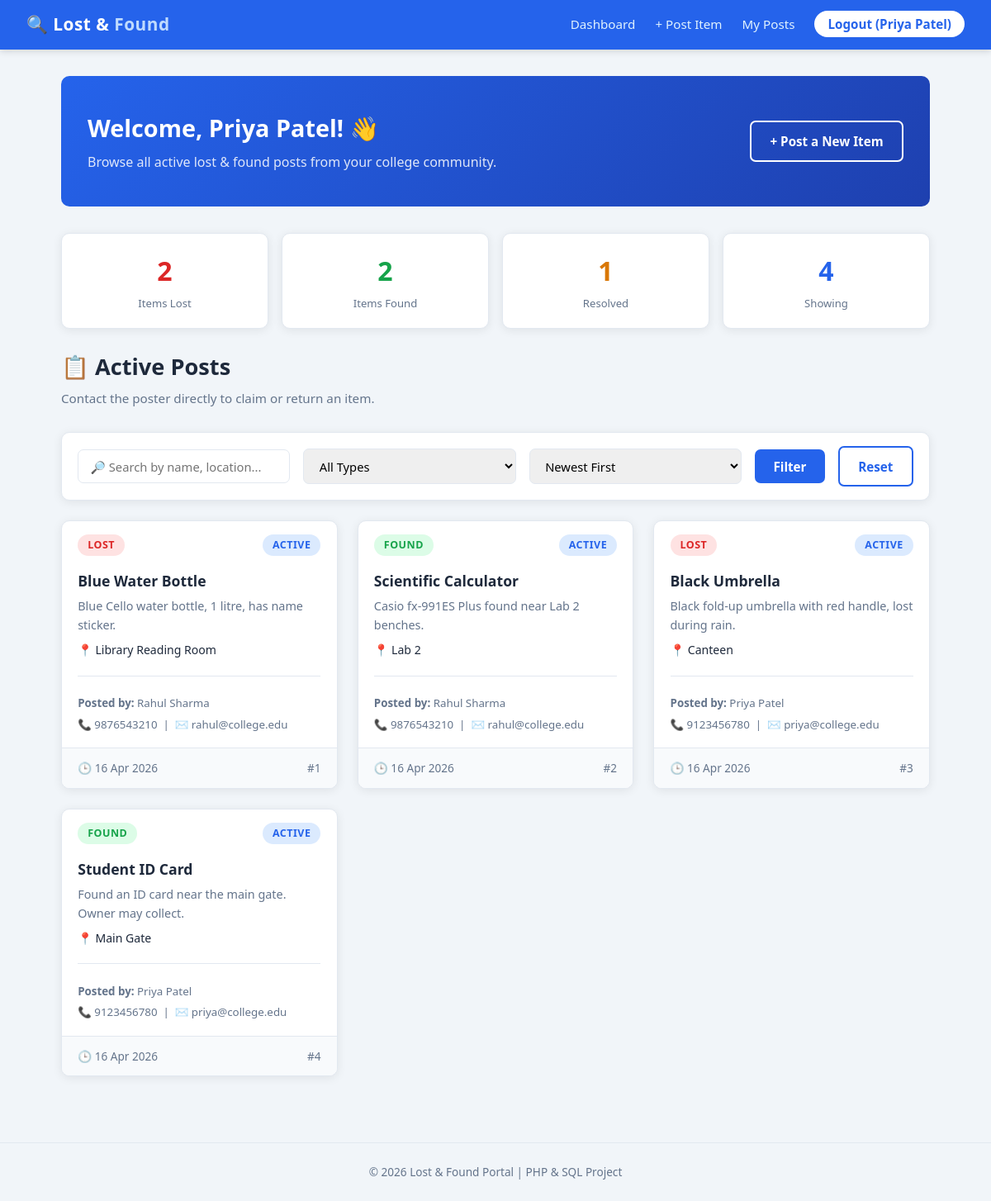
The app's page /dashboard.php (signed in) with its own data.
### tables this page shows
CREATE TABLE `items` (
  `item_id` int(11) NOT NULL,
  `user_id` int(11) NOT NULL,
  `post_type` enum('Lost','Found') NOT NULL,
  `item_name` varchar(150) NOT NULL,
  `description` text NOT NULL,
  `location` varchar(200) NOT NULL,
  `image_path` varchar(255) DEFAULT NULL,
  `status` enum('Active','Resolved') DEFAULT 'Active',
  `posted_at` datetime DEFAULT current_timestamp()
);

CREATE TABLE `users` (
  `user_id` int(11) NOT NULL,
  `name` varchar(100) NOT NULL,
  `email` varchar(150) NOT NULL,
  `password` varchar(255) NOT NULL,
  `contact_no` varchar(15) NOT NULL,
  `created_at` datetime DEFAULT current_timestamp()
);

### dashboard.php (the view, shortened to what this page needs)
<?php
require_once "includes/config.php";
$search = isset($_GET['search']) ? trim($_GET['search']) : "";
$filter = isset($_GET['filter']) ? trim($_GET['filter']) : "All";
$sort   = isset($_GET['sort'])   ? trim($_GET['sort'])   : "newest";
$sql_stats = "SELECT
    SUM(post_type = 'Lost'  AND status = 'Active')   AS lost_count,
    SUM(post_type = 'Found' AND status = 'Active')   AS found_count,
    SUM(status = 'Resolved')                          AS resolved_count
FROM items";
$result_stats = mysqli_query($link, $sql_stats);
$stats = mysqli_fetch_assoc($result_stats);
$sql = "SELECT
            i.item_id,
            i.post_type,
            i.item_name,
            i.description,
            i.location,
            i.image_path,
            i.status,
            i.posted_at,
            u.name       AS poster_name,
            u.contact_no AS poster_contact,
            u.email      AS poster_email
        FROM items i
        INNER JOIN users u ON i.user_id = u.user_id
        WHERE i.status = 'Active'";
if ($sort === "oldest") {
    $sql .= " ORDER BY i.posted_at ASC";
} else {
    $sql .= " ORDER BY i.posted_at DESC";
}
$items = array();
if ($stmt = mysqli_prepare($link, $sql)) {
    if (mysqli_stmt_execute($stmt)) {
        $result = mysqli_stmt_get_result($stmt);
        while ($row = mysqli_fetch_assoc($result)) {
            $items[] = $row;
        }
    }
}
?>
<!DOCTYPE html>
<html lang="en">
<head>
    <link rel="stylesheet" href="css/style.css">
</head>
<body>
<nav>
    <a class="brand" href="dashboard.php">🔍 Lost &amp; <span>Found</span></a>
    <ul>
        <li><a href="dashboard.php">Dashboard</a></li>
        <li><a href="post_item.php">+ Post Item</a></li>
        <li><a href="my_posts.php">My Posts</a></li>
        <li><a href="logout.php" class="btn-nav">Logout (<?php echo $_SESSION['user_name']; ?>)</a></li>
    </ul>
</nav>
<div class="container">
    <div class="hero">
        <div>
            <h1>Welcome, <?php echo $_SESSION['user_name']; ?>! 👋</h1>
            <p>Browse all active lost &amp; found posts from your college community.</p>
        </div>
        <a href="post_item.php" class="btn btn-outline" style="color:#fff;border-color:#fff;">+ Post a New Item</a>
    </div>
    <div class="stats-row">
        <div class="stat-box">
            <div class="stat-num" style="color:var(--danger)">
                <?php echo intval($stats['lost_count']); ?></div>
            <div class="stat-label">Items Lost</div>
        </div>
        <div class="stat-box">
            <div class="stat-num" style="color:var(--success)">
                <?php echo intval($stats['found_count']); ?></div>
            <div class="stat-label">Items Found</div>
        </div>
        <div class="stat-box">
            <div class="stat-num" style="color:var(--warning)">
                <?php echo intval($stats['resolved_count']); ?></div>
            <div class="stat-label">Resolved</div>
        </div>
        <div class="stat-box">
            <div class="stat-num">
                <?php echo count($items); ?></div>
            <div class="stat-label">Showing</div>
        </div>
    </div>
    <h2 class="page-title">📋 Active Posts</h2>
    <p class="page-subtitle">Contact the poster directly to claim or return an item.</p>
    <form method="GET" action="dashboard.php">
        <div class="filter-bar">
            <input type="text" name="search" placeholder="🔎 Search by name, location..."
                   value="<?php echo htmlspecialchars($search); ?>">
            <select name="filter">
                <option value="All"
                   <?php echo ($filter === "All"   ? "selected" : ""); ?>>All Types</option>
            </select>
            <select name="sort">
                <option value="newest" <?php echo ($sort === "newest" ? "selected" : ""); ?>>Newest First</option>
            </select>
            <button type="submit" class="btn btn-primary">Filter</button>
            <a href="dashboard.php" class="btn btn-outline">Reset</a>
        </div>
    </form>
    <?php if (count($items) === 0): ?>
        <div class="empty-state">
            <div class="empty-icon">📭</div>
            <p>No active posts found matching your criteria.</p>
        </div>
    <?php else: ?>
        <div class="items-grid">
            <?php while ($item = array_shift($items)): ?>
                <div class="item-card">
                    <div class="item-card-header">
                        <span class="badge badge-<?php echo strtolower($item['post_type']); ?>">
                            <?php echo htmlspecialchars($item['post_type']); ?>
                        </span>
                        <span class="badge badge-active">Active</span>
                    </div>
                    <div class="item-card-body">
                        <div class="item-name"><?php echo htmlspecialchars($item['item_name']); ?></div>
                        <div class="item-desc">
                            <?php
                            $desc = $item['description'];
                            echo htmlspecialchars(strlen($desc) > 100 ? substr($desc, 0, 100) . "..." : $desc);
                            ?>
                        </div>
                        <div class="item-location"><?php echo htmlspecialchars($item['location']); ?></div>
                        <hr class="divider">
                        <small style="color:var(--muted)">
                            <strong>Posted by:</strong> <?php echo htmlspecialchars($item['poster_name']); ?><br>
                            📞 <?php echo htmlspecialchars($item['poster_contact']); ?> &nbsp;|&nbsp;
                            ✉️ <?php echo htmlspecialchars($item['poster_email']); ?>
                        </small>
                    </div>
                    <div class="item-card-footer">
                        <span>🕒 <?php echo date('d M Y', strtotime($item['posted_at'])); ?></span>
                        <span>#<?php echo $item['item_id']; ?></span>
                    </div>
                </div>
            <?php endwhile; ?>
        </div>
    <?php endif; ?>
</div>
<footer>
    &copy; <?php echo date('Y'); ?> Lost &amp; Found Portal | PHP &amp; SQL Project
</footer>
</body>
</html>

### records on screen
items: post_type "LOST", item_name "Blue Water Bottle", description "Blue Cello water bottle, 1 litre, has name sticker.", location "Library Reading Room", user.name "Rahul Sharma", user.contact_no "9876543210", user.email "rahul@college.edu", posted_at "16 Apr 2026", item_id "1"
items: post_type "FOUND", item_name "Scientific Calculator", description "Casio fx-991ES Plus found near Lab 2 benches.", location "Lab 2", user.name "Rahul Sharma", user.contact_no "9876543210", user.email "rahul@college.edu", posted_at "16 Apr 2026", item_id "2"
items: post_type "LOST", item_name "Black Umbrella", description "Black fold-up umbrella with red handle, lost during rain.", location "Canteen", user.name "Priya Patel", user.contact_no "9123456780", user.email "priya@college.edu", posted_at "16 Apr 2026", item_id "3"
items: post_type "FOUND", item_name "Student ID Card", description "Found an ID card near the main gate. Owner may collect.", location "Main Gate", user.name "Priya Patel", user.contact_no "9123456780", user.email "priya@college.edu", posted_at "16 Apr 2026", item_id "4"

### other values on screen
$_SESSION['user_name'] "Priya Patel"
$stats['lost_count'] "2"
$stats['found_count'] "2"
$stats['resolved_count'] "1"
count($items) "4"
